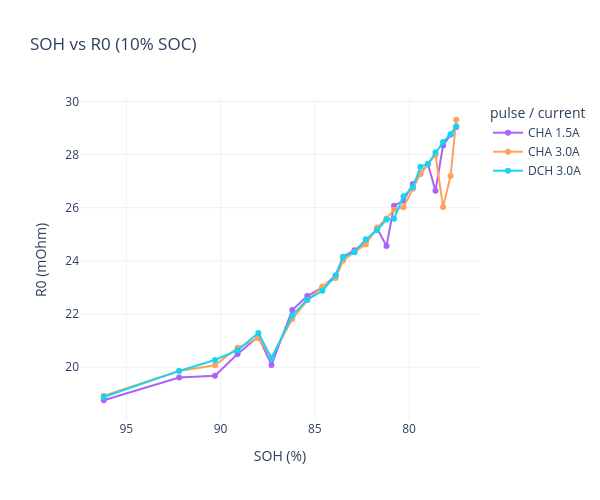
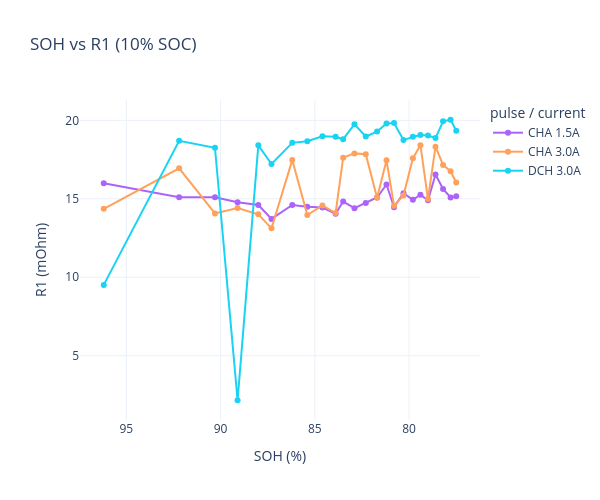
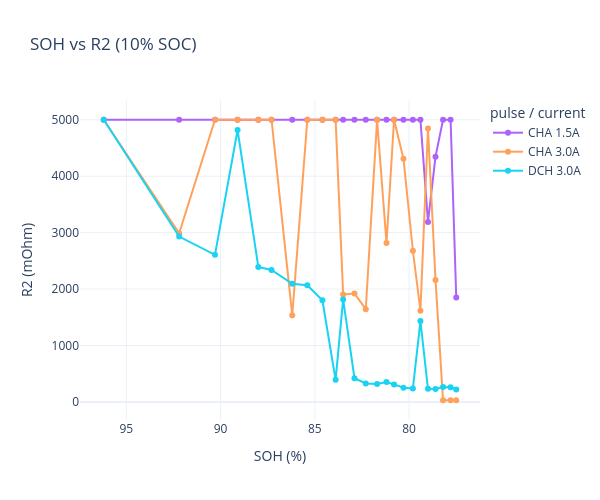
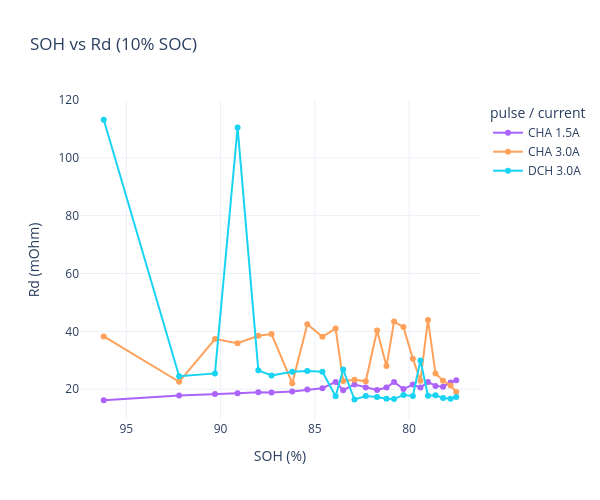

These figures' notebook cell, in order:
### Code cell
# =============================================================================
# 14. 10% SOC：R0、R1、R2、Rd、tau1、tau2、td 随 SOH 的变化
# =============================================================================
soh_r_table = r1r2_result.copy()

# 提取 CHA / DCH 信息
soh_r_table["Pulse_type"] = (
    soh_r_table["Zustand"]
    .astype(str)
    .str.extract(r"^(CHA|DCH)", expand=False)
)

# 电流取绝对值，避免 DCH 显示成负数
soh_r_table["Current_abs"] = pd.to_numeric(
    soh_r_table["Current"], errors="coerce"
).abs()

# 生成图例标签，例如：CHA 3.0A
soh_r_table["Pulse_label"] = (
    soh_r_table["Pulse_type"].astype(str)
    + " "
    + soh_r_table["Current_abs"].round(1).astype(str)
    + "A"
)

# 排序
soh_r_table = soh_r_table.sort_values(
    ["SOH", "Pulse_type", "Current_abs"]
)

# 每个 pulse 一行，R0/R1/R2/Rd/tau1/tau2/td 在同一张表中
soh_parameter_display = (
    soh_r_table[
        [
            "SOH",
            "SOC",
            "Zustand",
            "Pulse_type",
            "Current",
            "Current_abs",
            "R0_mOhm",
            "R1",
            "R2",
            "Rd_internal_mOhm",
            "tau1",
            "tau2",
            "td_internal_s",
        ]
    ]
    .rename(
        columns={
            "Rd_internal_mOhm": "Rd",
            "td_internal_s": "td",
        }
    )
)

display(soh_parameter_display)

pulse_order = ["CHA 1.5A", "CHA 3.0A", "DCH 3.0A"]

# 与 50% SOC 文件保持一致的固定颜色
color_map = {
    "CHA 1.5A": "#AB63FA",
    "CHA 3.0A": "#FFA15A",
    "DCH 3.0A": "#19D3F3",
}

plot_parameters = [
    ("R0_mOhm", "R0", "R0 (mOhm)"),
    ("R1", "R1", "R1 (mOhm)"),
    ("R2", "R2", "R2 (mOhm)"),
    ("Rd_internal_mOhm", "Rd", "Rd (mOhm)"),
    ("tau1", "tau1", "tau1 (s)"),
    ("tau2", "tau2", "tau2 (s)"),
    ("td_internal_s", "td", "td (s)"),
]

for column_name, display_name, yaxis_title in plot_parameters:

    fig = go.Figure()

    for pulse in pulse_order:
        data = soh_r_table[
            soh_r_table["Pulse_label"] == pulse
        ].sort_values("SOH")

        if data.empty:
            continue

        fig.add_trace(
            go.Scatter(
                x=data["SOH"],
                y=data[column_name],
                mode="lines+markers",
                name=pulse,
                line=dict(color=color_map[pulse], width=2),
                marker=dict(color=color_map[pulse], size=6),
                connectgaps=True,
            )
        )

    fig.update_layout(
        template="plotly_white",
        title=f"SOH vs {display_name} (10% SOC)",
        width=600,
        height=500,
        legend_title_text="pulse / current",
        xaxis_title="SOH (%)",
        yaxis_title=yaxis_title,
    )

    fig.update_xaxes(autorange="reversed")

    fig.show()

### Figure 1 — Plotly figure (JSON) as saved in the notebook; plotly's stock layout.template omitted (floating-point values rounded to 4 significant figures)
{"data": [{"connectgaps": true, "line": {"color": "#AB63FA", "width": 2}, "marker": {"color": "#AB63FA", "size": 6}, "mode": "lines+markers", "name": "CHA 1.5A", "type": "scatter", "x": [77.5, 77.8, 78.2, 78.6, 79, 79.4, 79.8, 80.3, 80.8, 81.2, 81.7, 82.3, 82.9, 83.5, 83.9, 84.6, 85.4, 86.2, 87.3, 88, 89.1, 90.3, 92.2, 96.2], "y": [29.04, 28.74, 28.34, 26.63, 27.64, 27.27, 26.89, 26.26, 26.08, 24.56, 25.23, 24.71, 24.4, 24.16, 23.45, 23.0, 22.68, 22.15, 20.09, 21.15, 20.5, 19.68, 19.62, 18.76]}, {"connectgaps": true, "line": {"color": "#FFA15A", "width": 2}, "marker": {"color": "#FFA15A", "size": 6}, "mode": "lines+markers", "name": "CHA 3.0A", "type": "scatter", "x": [77.5, 77.8, 78.2, 78.6, 79, 79.4, 79.8, 80.3, 80.8, 81.2, 81.7, 82.3, 82.9, 83.5, 83.9, 84.6, 85.4, 86.2, 87.3, 88, 89.1, 90.3, 92.2, 96.2], "y": [29.31, 27.19, 26.03, 27.98, 27.64, 27.29, 26.71, 26.02, 25.93, 25.6, 25.25, 24.62, 24.34, 24.01, 23.36, 23.03, 22.52, 21.81, 20.37, 21.09, 20.73, 20.07, 19.86, 18.93]}, {"connectgaps": true, "line": {"color": "#19D3F3", "width": 2}, "marker": {"color": "#19D3F3", "size": 6}, "mode": "lines+markers", "name": "DCH 3.0A", "type": "scatter", "x": [77.5, 77.8, 78.2, 78.6, 79, 79.4, 79.8, 80.3, 80.8, 81.2, 81.7, 82.3, 82.9, 83.5, 83.9, 84.6, 85.4, 86.2, 87.3, 88, 89.1, 90.3, 92.2, 96.2], "y": [29.07, 28.77, 28.47, 28.08, 27.65, 27.54, 26.77, 26.43, 25.59, 25.56, 25.15, 24.81, 24.33, 24.14, 23.45, 22.88, 22.54, 21.95, 20.34, 21.29, 20.64, 20.27, 19.86, 18.88]}], "layout": {"height": 500, "legend": {"title": {"text": "pulse / current"}}, "title": {"text": "SOH vs R0 (10% SOC)"}, "width": 600, "xaxis": {"autorange": "reversed", "title": {"text": "SOH (%)"}}, "yaxis": {"title": {"text": "R0 (mOhm)"}}}}

### Figure 2 — Plotly figure (JSON) as saved in the notebook; plotly's stock layout.template omitted (floating-point values rounded to 4 significant figures)
{"data": [{"connectgaps": true, "line": {"color": "#AB63FA", "width": 2}, "marker": {"color": "#AB63FA", "size": 6}, "mode": "lines+markers", "name": "CHA 1.5A", "type": "scatter", "x": [77.5, 77.8, 78.2, 78.6, 79, 79.4, 79.8, 80.3, 80.8, 81.2, 81.7, 82.3, 82.9, 83.5, 83.9, 84.6, 85.4, 86.2, 87.3, 88, 89.1, 90.3, 92.2, 96.2], "y": [15.16, 15.09, 15.63, 16.55, 14.91, 15.26, 14.93, 15.36, 14.46, 15.91, 15.08, 14.74, 14.41, 14.82, 14.05, 14.44, 14.49, 14.61, 13.72, 14.61, 14.78, 15.1, 15.1, 15.99]}, {"connectgaps": true, "line": {"color": "#FFA15A", "width": 2}, "marker": {"color": "#FFA15A", "size": 6}, "mode": "lines+markers", "name": "CHA 3.0A", "type": "scatter", "x": [77.5, 77.8, 78.2, 78.6, 79, 79.4, 79.8, 80.3, 80.8, 81.2, 81.7, 82.3, 82.9, 83.5, 83.9, 84.6, 85.4, 86.2, 87.3, 88, 89.1, 90.3, 92.2, 96.2], "y": [16.04, 16.76, 17.16, 18.33, 14.98, 18.42, 17.59, 15.21, 14.56, 17.45, 15.07, 17.84, 17.89, 17.62, 14.09, 14.58, 13.97, 17.47, 13.12, 14.01, 14.41, 14.07, 16.94, 14.36]}, {"connectgaps": true, "line": {"color": "#19D3F3", "width": 2}, "marker": {"color": "#19D3F3", "size": 6}, "mode": "lines+markers", "name": "DCH 3.0A", "type": "scatter", "x": [77.5, 77.8, 78.2, 78.6, 79, 79.4, 79.8, 80.3, 80.8, 81.2, 81.7, 82.3, 82.9, 83.5, 83.9, 84.6, 85.4, 86.2, 87.3, 88, 89.1, 90.3, 92.2, 96.2], "y": [19.34, 20.04, 19.94, 18.87, 19.03, 19.06, 18.95, 18.74, 19.83, 19.8, 19.28, 18.98, 19.75, 18.8, 18.96, 18.98, 18.67, 18.56, 17.22, 18.41, 2.16, 18.25, 18.7, 9.512]}], "layout": {"height": 500, "legend": {"title": {"text": "pulse / current"}}, "title": {"text": "SOH vs R1 (10% SOC)"}, "width": 600, "xaxis": {"autorange": "reversed", "title": {"text": "SOH (%)"}}, "yaxis": {"title": {"text": "R1 (mOhm)"}}}}

### Figure 3 — Plotly figure (JSON) as saved in the notebook; plotly's stock layout.template omitted (floating-point values rounded to 4 significant figures)
{"data": [{"connectgaps": true, "line": {"color": "#AB63FA", "width": 2}, "marker": {"color": "#AB63FA", "size": 6}, "mode": "lines+markers", "name": "CHA 1.5A", "type": "scatter", "x": [77.5, 77.8, 78.2, 78.6, 79, 79.4, 79.8, 80.3, 80.8, 81.2, 81.7, 82.3, 82.9, 83.5, 83.9, 84.6, 85.4, 86.2, 87.3, 88, 89.1, 90.3, 92.2, 96.2], "y": [1851.0, 5000.0, 5000.0, 4346.0, 3189.0, 5000.0, 4999.0, 5000.0, 5000.0, 4999.0, 5000.0, 5000.0, 5000.0, 5000.0, 5000.0, 5000.0, 5000.0, 5000.0, 5000.0, 5000.0, 4999.0, 5000.0, 5000.0, 5000.0]}, {"connectgaps": true, "line": {"color": "#FFA15A", "width": 2}, "marker": {"color": "#FFA15A", "size": 6}, "mode": "lines+markers", "name": "CHA 3.0A", "type": "scatter", "x": [77.5, 77.8, 78.2, 78.6, 79, 79.4, 79.8, 80.3, 80.8, 81.2, 81.7, 82.3, 82.9, 83.5, 83.9, 84.6, 85.4, 86.2, 87.3, 88, 89.1, 90.3, 92.2, 96.2], "y": [31.08, 29.86, 30.13, 2162.0, 4846.0, 1617.0, 2679.0, 4309.0, 5000.0, 2815.0, 5000.0, 1643.0, 1922.0, 1905.0, 5000.0, 5000.0, 4999.0, 1534.0, 5000.0, 5000.0, 5000.0, 5000.0, 2989.0, 5000.0]}, {"connectgaps": true, "line": {"color": "#19D3F3", "width": 2}, "marker": {"color": "#19D3F3", "size": 6}, "mode": "lines+markers", "name": "DCH 3.0A", "type": "scatter", "x": [77.5, 77.8, 78.2, 78.6, 79, 79.4, 79.8, 80.3, 80.8, 81.2, 81.7, 82.3, 82.9, 83.5, 83.9, 84.6, 85.4, 86.2, 87.3, 88, 89.1, 90.3, 92.2, 96.2], "y": [220.3, 258.6, 264.9, 230.8, 233.2, 1433.0, 240.1, 251.1, 310.3, 354.0, 319.5, 326.9, 419.9, 1816.0, 392.1, 1802.0, 2068.0, 2093.0, 2339.0, 2393.0, 4817.0, 2606.0, 2930.0, 5000.0]}], "layout": {"height": 500, "legend": {"title": {"text": "pulse / current"}}, "title": {"text": "SOH vs R2 (10% SOC)"}, "width": 600, "xaxis": {"autorange": "reversed", "title": {"text": "SOH (%)"}}, "yaxis": {"title": {"text": "R2 (mOhm)"}}}}

### Figure 4 — Plotly figure (JSON) as saved in the notebook; plotly's stock layout.template omitted (floating-point values rounded to 4 significant figures)
{"data": [{"connectgaps": true, "line": {"color": "#AB63FA", "width": 2}, "marker": {"color": "#AB63FA", "size": 6}, "mode": "lines+markers", "name": "CHA 1.5A", "type": "scatter", "x": [77.5, 77.8, 78.2, 78.6, 79, 79.4, 79.8, 80.3, 80.8, 81.2, 81.7, 82.3, 82.9, 83.5, 83.9, 84.6, 85.4, 86.2, 87.3, 88, 89.1, 90.3, 92.2, 96.2], "y": [23.06, 22.33, 20.86, 21.14, 22.52, 20.54, 21.59, 20.02, 22.5, 20.55, 19.7, 20.62, 21.64, 19.63, 22.52, 20.35, 19.88, 19.2, 18.87, 18.97, 18.62, 18.35, 17.85, 16.17]}, {"connectgaps": true, "line": {"color": "#FFA15A", "width": 2}, "marker": {"color": "#FFA15A", "size": 6}, "mode": "lines+markers", "name": "CHA 3.0A", "type": "scatter", "x": [77.5, 77.8, 78.2, 78.6, 79, 79.4, 79.8, 80.3, 80.8, 81.2, 81.7, 82.3, 82.9, 83.5, 83.9, 84.6, 85.4, 86.2, 87.3, 88, 89.1, 90.3, 92.2, 96.2], "y": [19.06, 21.3, 22.91, 25.46, 43.94, 22.92, 30.49, 41.47, 43.4, 27.98, 40.31, 22.71, 23.27, 22.85, 40.98, 38.1, 42.47, 22.07, 39.06, 38.45, 35.92, 37.35, 22.56, 38.25]}, {"connectgaps": true, "line": {"color": "#19D3F3", "width": 2}, "marker": {"color": "#19D3F3", "size": 6}, "mode": "lines+markers", "name": "DCH 3.0A", "type": "scatter", "x": [77.5, 77.8, 78.2, 78.6, 79, 79.4, 79.8, 80.3, 80.8, 81.2, 81.7, 82.3, 82.9, 83.5, 83.9, 84.6, 85.4, 86.2, 87.3, 88, 89.1, 90.3, 92.2, 96.2], "y": [17.25, 16.71, 16.91, 17.89, 17.75, 29.91, 17.66, 18.01, 16.56, 16.67, 17.26, 17.63, 16.39, 26.81, 17.53, 26.01, 26.31, 26.05, 24.76, 26.52, 110.5, 25.46, 24.5, 113.2]}], "layout": {"height": 500, "legend": {"title": {"text": "pulse / current"}}, "title": {"text": "SOH vs Rd (10% SOC)"}, "width": 600, "xaxis": {"autorange": "reversed", "title": {"text": "SOH (%)"}}, "yaxis": {"title": {"text": "Rd (mOhm)"}}}}
